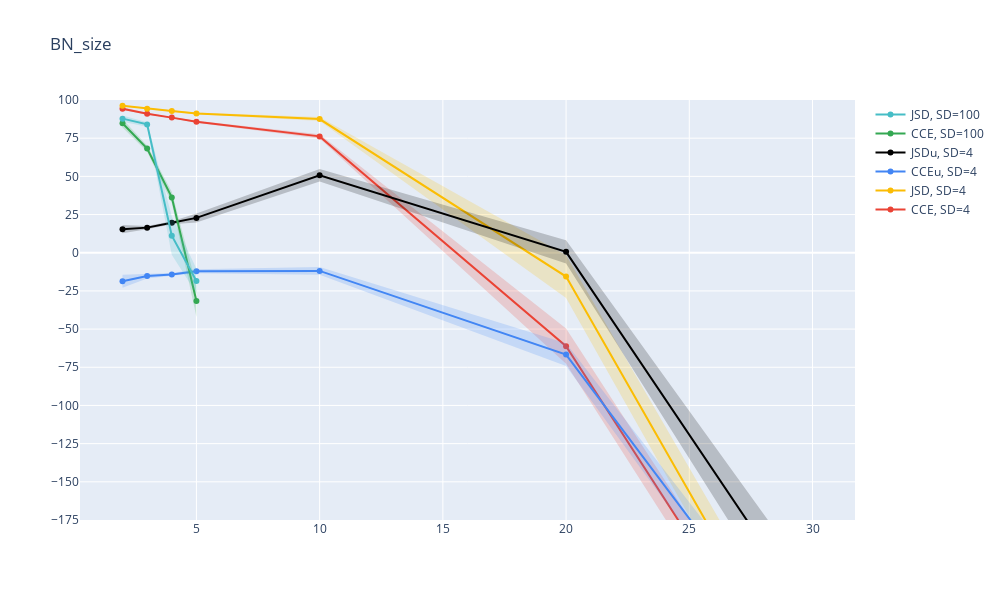

This figure's notebook cell:
### Code cell
plot_vals(7)
plt.savefig("pictures/results_fig_7.svg")

### Figure 1 — Plotly figure (JSON) as saved in the notebook; plotly's stock layout.template omitted (floating-point values rounded to 4 significant figures)
{"data": [{"marker": {"color": "#EA4335"}, "mode": "lines+markers", "name": "CCE, SD=4", "type": "scatter", "x": [2, 3, 4, 5, 10, 20, 30], "y": [94.28, 91.01, 88.47, 85.78, 76.18, -61.19, -311.4]}, {"line": {"width": 0}, "marker": {"color": "#EA4335"}, "mode": "lines", "name": "Upper bound", "showlegend": false, "type": "scatter", "x": [2, 3, 4, 5, 10, 20, 30], "y": [95.18, 91.58, 88.83, 86.4, 77.54, -49.62, -297.7]}, {"fill": "tonexty", "fillcolor": "rgba(234, 67, 53, 0.2)", "line": {"width": 0}, "marker": {"color": "#EA4335"}, "mode": "lines", "name": "Lower bound", "showlegend": false, "type": "scatter", "x": [2, 3, 4, 5, 10, 20, 30], "y": [93.38, 90.44, 88.1, 85.17, 74.82, -72.76, -325.1]}, {"marker": {"color": "#FBBC04"}, "mode": "lines+markers", "name": "JSD, SD=4", "type": "scatter", "x": [2, 3, 4, 5, 10, 20, 30], "y": [96.18, 94.3, 92.85, 91.23, 87.52, -15.62, -297.8]}, {"line": {"width": 0}, "marker": {"color": "#FBBC04"}, "mode": "lines", "name": "Upper bound", "showlegend": false, "type": "scatter", "x": [2, 3, 4, 5, 10, 20, 30], "y": [96.5, 94.64, 93.31, 91.84, 88.81, -1.65, -280.1]}, {"fill": "tonexty", "fillcolor": "rgba(251, 188, 4, 0.2)", "line": {"width": 0}, "marker": {"color": "#FBBC04"}, "mode": "lines", "name": "Lower bound", "showlegend": false, "type": "scatter", "x": [2, 3, 4, 5, 10, 20, 30], "y": [95.85, 93.96, 92.4, 90.62, 86.24, -29.58, -315.5]}, {"marker": {"color": "#4285F4"}, "mode": "lines+markers", "name": "CCEu, SD=4", "type": "scatter", "x": [2, 3, 4, 5, 10, 20, 30], "y": [-18.68, -15.3, -14.18, -12.17, -11.9, -66.71, -281.4]}, {"line": {"width": 0}, "marker": {"color": "#4285F4"}, "mode": "lines", "name": "Upper bound", "showlegend": false, "type": "scatter", "x": [2, 3, 4, 5, 10, 20, 30], "y": [-14.42, -13.8, -13.27, -10.82, -9.341, -59.21, -267.6]}, {"fill": "tonexty", "fillcolor": "rgba(66, 133, 244, 0.2)", "line": {"width": 0}, "marker": {"color": "#4285F4"}, "mode": "lines", "name": "Lower bound", "showlegend": false, "type": "scatter", "x": [2, 3, 4, 5, 10, 20, 30], "y": [-22.95, -16.8, -15.09, -13.51, -14.46, -74.22, -295.1]}, {"marker": {"color": "#000000"}, "mode": "lines+markers", "name": "JSDu, SD=4", "type": "scatter", "x": [2, 3, 4, 5, 10, 20, 30], "y": [15.45, 16.43, 19.61, 22.8, 50.7, 0.5663, -238.9]}, {"line": {"width": 0}, "marker": {"color": "#000000"}, "mode": "lines", "name": "Upper bound", "showlegend": false, "type": "scatter", "x": [2, 3, 4, 5, 10, 20, 30], "y": [18.15, 17.53, 20.54, 25.73, 54.8, 8.219, -215.5]}, {"fill": "tonexty", "fillcolor": "rgba(0, 0, 0, 0.2)", "line": {"width": 0}, "marker": {"color": "#000000"}, "mode": "lines", "name": "Lower bound", "showlegend": false, "type": "scatter", "x": [2, 3, 4, 5, 10, 20, 30], "y": [12.74, 15.33, 18.69, 19.87, 46.6, -7.087, -262.4]}, {"marker": {"color": "#34A853"}, "mode": "lines+markers", "name": "CCE, SD=100", "type": "scatter", "x": [2, 3, 4, 5], "y": [84.8, 68.22, 36.23, -31.65]}, {"line": {"width": 0}, "marker": {"color": "#34A853"}, "mode": "lines", "name": "Upper bound", "showlegend": false, "type": "scatter", "x": [2, 3, 4, 5], "y": [87.6, 70.29, 39.88, -21.25]}, {"fill": "tonexty", "fillcolor": "rgba(52, 168, 83, 0.2)", "line": {"width": 0}, "marker": {"color": "#34A853"}, "mode": "lines", "name": "Lower bound", "showlegend": false, "type": "scatter", "x": [2, 3, 4, 5], "y": [82.01, 66.15, 32.58, -42.06]}, {"marker": {"color": "#46BDC6"}, "mode": "lines+markers", "name": "JSD, SD=100", "type": "scatter", "x": [2, 3, 4, 5], "y": [87.79, 84.03, 11.16, -18.56]}, {"line": {"width": 0}, "marker": {"color": "#46BDC6"}, "mode": "lines", "name": "Upper bound", "showlegend": false, "type": "scatter", "x": [2, 3, 4, 5], "y": [89.85, 85.49, 23.67, -10.49]}, {"fill": "tonexty", "fillcolor": "rgba(70, 189, 198, 0.2)", "line": {"width": 0}, "marker": {"color": "#46BDC6"}, "mode": "lines", "name": "Lower bound", "showlegend": false, "type": "scatter", "x": [2, 3, 4, 5], "y": [85.74, 82.56, -1.357, -26.63]}], "layout": {"height": 600, "title": {"text": "BN_size"}, "width": 1000, "yaxis": {"dtick": 25, "range": [-175, 100], "tick0": 0}}}
